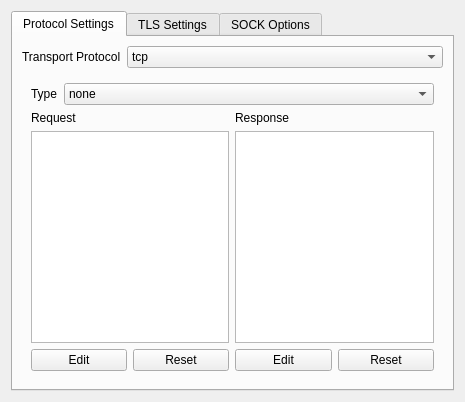
<?xml version="1.0" encoding="UTF-8"?>
<ui version="4.0">
 <class>StreamSettingsWidget</class>
 <widget class="QWidget" name="StreamSettingsWidget">
  <property name="geometry">
   <rect>
    <x>0</x>
    <y>0</y>
    <width>465</width>
    <height>402</height>
   </rect>
  </property>
  <property name="windowTitle">
   <string>Stream Settings Widget</string>
  </property>
  <layout class="QGridLayout" name="gridLayout">
   <item row="0" column="0">
    <widget class="QTabWidget" name="tabWidget">
     <property name="currentIndex">
      <number>0</number>
     </property>
     <widget class="QWidget" name="tab_3">
      <attribute name="title">
       <string>Protocol Settings</string>
      </attribute>
      <layout class="QGridLayout" name="gridLayout_3">
       <item row="1" column="0">
        <widget class="QStackedWidget" name="v2rayStackView">
         <property name="sizePolicy">
          <sizepolicy hsizetype="Minimum" vsizetype="Preferred">
           <horstretch>0</horstretch>
           <verstretch>0</verstretch>
          </sizepolicy>
         </property>
         <property name="minimumSize">
          <size>
           <width>1</width>
           <height>0</height>
          </size>
         </property>
         <property name="currentIndex">
          <number>0</number>
         </property>
         <widget class="QWidget" name="tcpStackPage">
          <layout class="QGridLayout" name="gridLayout_2" rowstretch="0,0,1,0">
           <item row="0" column="0" colspan="4">
            <layout class="QHBoxLayout" name="horizontalLayout" stretch="0,1">
             <item>
              <widget class="QLabel" name="label">
               <property name="text">
                <string>Type</string>
               </property>
              </widget>
             </item>
             <item>
              <widget class="QComboBox" name="tcpHeaderTypeCB">
               <item>
                <property name="text">
                 <string notr="true">none</string>
                </property>
               </item>
               <item>
                <property name="text">
                 <string notr="true">http</string>
                </property>
               </item>
              </widget>
             </item>
            </layout>
           </item>
           <item row="2" column="0" colspan="2">
            <widget class="QPlainTextEdit" name="tcpRequestTxt">
             <property name="sizePolicy">
              <sizepolicy hsizetype="Preferred" vsizetype="Preferred">
               <horstretch>0</horstretch>
               <verstretch>0</verstretch>
              </sizepolicy>
             </property>
             <property name="lineWrapMode">
              <enum>QPlainTextEdit::NoWrap</enum>
             </property>
             <property name="readOnly">
              <bool>true</bool>
             </property>
             <property name="plainText">
              <string/>
             </property>
             <property name="backgroundVisible">
              <bool>false</bool>
             </property>
             <property name="placeholderText">
              <string notr="true"/>
             </property>
            </widget>
           </item>
           <item row="2" column="2" colspan="2">
            <widget class="QPlainTextEdit" name="tcpRespTxt">
             <property name="sizePolicy">
              <sizepolicy hsizetype="Preferred" vsizetype="Preferred">
               <horstretch>0</horstretch>
               <verstretch>0</verstretch>
              </sizepolicy>
             </property>
             <property name="lineWrapMode">
              <enum>QPlainTextEdit::NoWrap</enum>
             </property>
             <property name="readOnly">
              <bool>true</bool>
             </property>
             <property name="plainText">
              <string/>
             </property>
             <property name="placeholderText">
              <string notr="true"/>
             </property>
            </widget>
           </item>
           <item row="3" column="0">
            <widget class="QPushButton" name="tcpRequestEditBtn">
             <property name="text">
              <string>Edit</string>
             </property>
            </widget>
           </item>
           <item row="3" column="1">
            <widget class="QPushButton" name="tcpRequestDefBtn">
             <property name="text">
              <string>Reset</string>
             </property>
            </widget>
           </item>
           <item row="3" column="2">
            <widget class="QPushButton" name="tcpResponseEditBtn">
             <property name="text">
              <string>Edit</string>
             </property>
            </widget>
           </item>
           <item row="3" column="3">
            <widget class="QPushButton" name="tcpRespDefBtn">
             <property name="text">
              <string>Reset</string>
             </property>
            </widget>
           </item>
           <item row="1" column="2" colspan="2">
            <widget class="QLabel" name="label_3">
             <property name="text">
              <string>Response</string>
             </property>
            </widget>
           </item>
           <item row="1" column="0" colspan="2">
            <widget class="QLabel" name="label_2">
             <property name="text">
              <string>Request</string>
             </property>
            </widget>
           </item>
          </layout>
         </widget>
         <widget class="QWidget" name="httpStackPage">
          <layout class="QGridLayout" name="gridLayout_8">
           <item row="0" column="0">
            <layout class="QGridLayout" name="gridLayout_10">
             <item row="0" column="0">
              <widget class="QLabel" name="label_5">
               <property name="text">
                <string>Path</string>
               </property>
              </widget>
             </item>
             <item row="0" column="1" colspan="2">
              <widget class="QLineEdit" name="httpPathTxt">
               <property name="placeholderText">
                <string notr="true">/</string>
               </property>
              </widget>
             </item>
             <item row="1" column="0">
              <widget class="QLabel" name="label_31">
               <property name="text">
                <string>Method</string>
               </property>
              </widget>
             </item>
             <item row="1" column="1" colspan="2">
              <widget class="QComboBox" name="httpMethodCB">
               <property name="editable">
                <bool>true</bool>
               </property>
               <item>
                <property name="text">
                 <string notr="true">PUT</string>
                </property>
               </item>
               <item>
                <property name="text">
                 <string notr="true">GET</string>
                </property>
               </item>
               <item>
                <property name="text">
                 <string notr="true">POST</string>
                </property>
               </item>
               <item>
                <property name="text">
                 <string notr="true">DELETE</string>
                </property>
               </item>
               <item>
                <property name="text">
                 <string notr="true">CONNECT</string>
                </property>
               </item>
               <item>
                <property name="text">
                 <string notr="true">HEAD</string>
                </property>
               </item>
               <item>
                <property name="text">
                 <string notr="true">OPTIONS</string>
                </property>
               </item>
               <item>
                <property name="text">
                 <string notr="true">PATCH</string>
                </property>
               </item>
               <item>
                <property name="text">
                 <string notr="true">TRACE</string>
                </property>
               </item>
              </widget>
             </item>
            </layout>
           </item>
           <item row="1" column="0">
            <layout class="QGridLayout" name="gridLayout_11">
             <item row="0" column="0">
              <widget class="QLabel" name="label_4">
               <property name="text">
                <string>Host</string>
               </property>
              </widget>
             </item>
             <item row="0" column="1" colspan="2">
              <widget class="QLabel" name="label_33">
               <property name="text">
                <string>Headers</string>
               </property>
              </widget>
             </item>
             <item row="1" column="0">
              <widget class="QPlainTextEdit" name="httpHostTxt">
               <property name="placeholderText">
                <string notr="true">myhost.mydomain.com</string>
               </property>
              </widget>
             </item>
             <item row="1" column="1" colspan="2">
              <widget class="QPlainTextEdit" name="httpHeadersTxt">
               <property name="sizePolicy">
                <sizepolicy hsizetype="Preferred" vsizetype="Preferred">
                 <horstretch>0</horstretch>
                 <verstretch>0</verstretch>
                </sizepolicy>
               </property>
               <property name="lineWrapMode">
                <enum>QPlainTextEdit::NoWrap</enum>
               </property>
               <property name="readOnly">
                <bool>true</bool>
               </property>
               <property name="plainText">
                <string/>
               </property>
               <property name="placeholderText">
                <string notr="true"/>
               </property>
              </widget>
             </item>
             <item row="2" column="1">
              <widget class="QPushButton" name="httpHeadersEditBtn">
               <property name="text">
                <string>Edit</string>
               </property>
              </widget>
             </item>
             <item row="2" column="2">
              <widget class="QPushButton" name="httpHeadersDefBtn">
               <property name="text">
                <string>Reset</string>
               </property>
              </widget>
             </item>
            </layout>
           </item>
          </layout>
         </widget>
         <widget class="QWidget" name="wsStackPage">
          <layout class="QGridLayout" name="gridLayout_9" rowstretch="0,0,1">
           <item row="0" column="0">
            <layout class="QFormLayout" name="formLayout_7">
             <item row="0" column="0">
              <widget class="QLabel" name="label_7">
               <property name="text">
                <string>Path</string>
               </property>
              </widget>
             </item>
             <item row="1" column="0">
              <widget class="QLabel" name="label_12">
               <property name="text">
                <string>Max Early Data</string>
               </property>
              </widget>
             </item>
             <item row="0" column="1">
              <widget class="QLineEdit" name="wsPathTxt">
               <property name="text">
                <string/>
               </property>
               <property name="placeholderText">
                <string notr="true">/wsPath</string>
               </property>
              </widget>
             </item>
             <item row="1" column="1">
              <widget class="QSpinBox" name="wsEarlyDataSB">
               <property name="minimum">
                <number>0</number>
               </property>
               <property name="maximum">
                <number>99999</number>
               </property>
               <property name="value">
                <number>1024</number>
               </property>
              </widget>
             </item>
             <item row="2" column="0">
              <widget class="QLabel" name="label_25">
               <property name="text">
                <string>Browser Forwarding</string>
               </property>
              </widget>
             </item>
             <item row="2" column="1">
              <widget class="QCheckBox" name="wsBrowserForwardCB">
               <property name="text">
                <string>Enabled</string>
               </property>
              </widget>
             </item>
             <item row="3" column="0">
              <widget class="QLabel" name="label_30">
               <property name="text">
                <string>Early Data Header Name</string>
               </property>
              </widget>
             </item>
             <item row="3" column="1">
              <widget class="QComboBox" name="wsEarlyDataHeaderNameCB">
               <item>
                <property name="text">
                 <string notr="true"/>
                </property>
               </item>
               <item>
                <property name="text">
                 <string notr="true">Sec-WebSocket-Protocol</string>
                </property>
               </item>
              </widget>
             </item>
            </layout>
           </item>
           <item row="2" column="0">
            <widget class="QPlainTextEdit" name="wsHeadersTxt">
             <property name="placeholderText">
              <string notr="true">Key|Value</string>
             </property>
            </widget>
           </item>
           <item row="1" column="0">
            <widget class="QLabel" name="label_26">
             <property name="text">
              <string>Headers</string>
             </property>
            </widget>
           </item>
          </layout>
         </widget>
         <widget class="QWidget" name="mKCPStackPage">
          <layout class="QFormLayout" name="formLayout_5">
           <item row="0" column="0">
            <widget class="QLabel" name="label_16">
             <property name="text">
              <string>Header</string>
             </property>
            </widget>
           </item>
           <item row="0" column="1">
            <widget class="QComboBox" name="kcpHeaderType">
             <property name="sizePolicy">
              <sizepolicy hsizetype="MinimumExpanding" vsizetype="Fixed">
               <horstretch>0</horstretch>
               <verstretch>0</verstretch>
              </sizepolicy>
             </property>
             <item>
              <property name="text">
               <string notr="true">none</string>
              </property>
             </item>
             <item>
              <property name="text">
               <string notr="true">srtp</string>
              </property>
             </item>
             <item>
              <property name="text">
               <string notr="true">utp</string>
              </property>
             </item>
             <item>
              <property name="text">
               <string notr="true">wechat-video</string>
              </property>
             </item>
             <item>
              <property name="text">
               <string notr="true">dtls</string>
              </property>
             </item>
             <item>
              <property name="text">
               <string notr="true">wireguard</string>
              </property>
             </item>
            </widget>
           </item>
           <item row="1" column="0">
            <widget class="QLabel" name="label_13">
             <property name="text">
              <string>Seed</string>
             </property>
            </widget>
           </item>
           <item row="1" column="1">
            <widget class="QLineEdit" name="kcpSeedTxt"/>
           </item>
           <item row="2" column="0">
            <widget class="QLabel" name="label_23">
             <property name="text">
              <string>Capacity</string>
             </property>
             <property name="alignment">
              <set>Qt::AlignRight|Qt::AlignTrailing|Qt::AlignVCenter</set>
             </property>
            </widget>
           </item>
           <item row="2" column="1">
            <layout class="QHBoxLayout" name="horizontalLayout_5" stretch="1,1">
             <item>
              <widget class="QSpinBox" name="kcpUploadCapacSB">
               <property name="suffix">
                <string notr="true"> MB/s</string>
               </property>
               <property name="prefix">
                <string>Up: </string>
               </property>
               <property name="maximum">
                <number>4096</number>
               </property>
               <property name="value">
                <number>5</number>
               </property>
              </widget>
             </item>
             <item>
              <widget class="QSpinBox" name="kcpDownCapacitySB">
               <property name="minimumSize">
                <size>
                 <width>80</width>
                 <height>0</height>
                </size>
               </property>
               <property name="suffix">
                <string notr="true"> MB/s</string>
               </property>
               <property name="prefix">
                <string>Down: </string>
               </property>
               <property name="maximum">
                <number>4096</number>
               </property>
               <property name="value">
                <number>20</number>
               </property>
              </widget>
             </item>
            </layout>
           </item>
           <item row="3" column="0">
            <widget class="QLabel" name="label_22">
             <property name="text">
              <string>Buffer Size</string>
             </property>
             <property name="alignment">
              <set>Qt::AlignRight|Qt::AlignTrailing|Qt::AlignVCenter</set>
             </property>
            </widget>
           </item>
           <item row="3" column="1">
            <layout class="QHBoxLayout" name="horizontalLayout_6" stretch="1,1">
             <item>
              <widget class="QSpinBox" name="kcpWriteBufferSB">
               <property name="suffix">
                <string notr="true"> MB</string>
               </property>
               <property name="prefix">
                <string>Write Size: </string>
               </property>
               <property name="maximum">
                <number>1024</number>
               </property>
               <property name="value">
                <number>2</number>
               </property>
              </widget>
             </item>
             <item>
              <widget class="QSpinBox" name="kcpReadBufferSB">
               <property name="suffix">
                <string notr="true"> MB</string>
               </property>
               <property name="prefix">
                <string>Read Size: </string>
               </property>
               <property name="maximum">
                <number>1024</number>
               </property>
               <property name="value">
                <number>2</number>
               </property>
              </widget>
             </item>
            </layout>
           </item>
           <item row="4" column="0">
            <widget class="QLabel" name="label_24">
             <property name="text">
              <string>Congestion</string>
             </property>
            </widget>
           </item>
           <item row="4" column="1">
            <widget class="QCheckBox" name="kcpCongestionCB">
             <property name="text">
              <string>Congestion</string>
             </property>
            </widget>
           </item>
           <item row="5" column="0">
            <widget class="QLabel" name="label_15">
             <property name="text">
              <string>Options</string>
             </property>
            </widget>
           </item>
           <item row="5" column="1">
            <layout class="QHBoxLayout" name="horizontalLayout_3">
             <item>
              <widget class="QLabel" name="label_8">
               <property name="text">
                <string>MTU</string>
               </property>
              </widget>
             </item>
             <item>
              <widget class="QSpinBox" name="kcpMTU">
               <property name="sizePolicy">
                <sizepolicy hsizetype="MinimumExpanding" vsizetype="Fixed">
                 <horstretch>0</horstretch>
                 <verstretch>0</verstretch>
                </sizepolicy>
               </property>
               <property name="suffix">
                <string notr="true"> B</string>
               </property>
               <property name="minimum">
                <number>576</number>
               </property>
               <property name="maximum">
                <number>1460</number>
               </property>
               <property name="value">
                <number>1350</number>
               </property>
              </widget>
             </item>
             <item>
              <widget class="QLabel" name="label_10">
               <property name="text">
                <string>TTI</string>
               </property>
              </widget>
             </item>
             <item>
              <widget class="QSpinBox" name="kcpTTI">
               <property name="sizePolicy">
                <sizepolicy hsizetype="MinimumExpanding" vsizetype="Fixed">
                 <horstretch>0</horstretch>
                 <verstretch>0</verstretch>
                </sizepolicy>
               </property>
               <property name="suffix">
                <string notr="true"> ms</string>
               </property>
               <property name="minimum">
                <number>10</number>
               </property>
               <property name="maximum">
                <number>100</number>
               </property>
               <property name="value">
                <number>50</number>
               </property>
              </widget>
             </item>
            </layout>
           </item>
          </layout>
         </widget>
         <widget class="QWidget" name="dsStackPage">
          <layout class="QFormLayout" name="formLayout_2">
           <item row="0" column="0">
            <widget class="QLabel" name="label_17">
             <property name="text">
              <string>Path</string>
             </property>
            </widget>
           </item>
           <item row="0" column="1">
            <widget class="QLineEdit" name="dsPathTxt">
             <property name="text">
              <string/>
             </property>
             <property name="placeholderText">
              <string notr="true">/dsPath</string>
             </property>
            </widget>
           </item>
          </layout>
         </widget>
         <widget class="QWidget" name="quicStackPage">
          <layout class="QFormLayout" name="formLayout_3">
           <item row="0" column="0">
            <widget class="QLabel" name="label_18">
             <property name="text">
              <string>Security</string>
             </property>
            </widget>
           </item>
           <item row="0" column="1">
            <widget class="QComboBox" name="quicSecurityCB">
             <item>
              <property name="text">
               <string notr="true">none</string>
              </property>
             </item>
             <item>
              <property name="text">
               <string notr="true">aes-128-gcm</string>
              </property>
             </item>
             <item>
              <property name="text">
               <string notr="true">chacha20-poly1305</string>
              </property>
             </item>
            </widget>
           </item>
           <item row="1" column="0">
            <widget class="QLabel" name="label_19">
             <property name="text">
              <string>Key</string>
             </property>
            </widget>
           </item>
           <item row="1" column="1">
            <widget class="QLineEdit" name="quicKeyTxt">
             <property name="text">
              <string/>
             </property>
             <property name="placeholderText">
              <string>keys</string>
             </property>
            </widget>
           </item>
           <item row="2" column="0">
            <widget class="QLabel" name="label_20">
             <property name="text">
              <string>Headers</string>
             </property>
            </widget>
           </item>
           <item row="2" column="1">
            <widget class="QComboBox" name="quicHeaderTypeCB">
             <item>
              <property name="text">
               <string notr="true">none</string>
              </property>
             </item>
             <item>
              <property name="text">
               <string notr="true">srtp</string>
              </property>
             </item>
             <item>
              <property name="text">
               <string notr="true">utp</string>
              </property>
             </item>
             <item>
              <property name="text">
               <string notr="true">wechat-video</string>
              </property>
             </item>
             <item>
              <property name="text">
               <string notr="true">dtls</string>
              </property>
             </item>
             <item>
              <property name="text">
               <string notr="true">wireguard</string>
              </property>
             </item>
            </widget>
           </item>
           <item row="3" column="0">
            <spacer name="verticalSpacer_2">
             <property name="orientation">
              <enum>Qt::Vertical</enum>
             </property>
             <property name="sizeHint" stdset="0">
              <size>
               <width>20</width>
               <height>40</height>
              </size>
             </property>
            </spacer>
           </item>
          </layout>
         </widget>
         <widget class="QWidget" name="grpcStackPage">
          <layout class="QFormLayout" name="formLayout_6">
           <item row="0" column="0">
            <widget class="QLabel" name="label_11">
             <property name="text">
              <string>Service Name</string>
             </property>
            </widget>
           </item>
           <item row="0" column="1">
            <widget class="QLineEdit" name="grpcServiceNameTxt"/>
           </item>
           <item row="1" column="0">
            <widget class="QLabel" name="modeLabel">
             <property name="text">
              <string>Mode</string>
             </property>
            </widget>
           </item>
           <item row="1" column="1">
            <widget class="QComboBox" name="grpcModeCB">
             <item>
              <property name="text">
               <string notr="true">gun</string>
              </property>
             </item>
             <item>
              <property name="text">
               <string notr="true">multi</string>
              </property>
             </item>
            </widget>
           </item>
          </layout>
         </widget>
        </widget>
       </item>
       <item row="0" column="0">
        <layout class="QHBoxLayout" name="horizontalLayout_2" stretch="0,1">
         <item>
          <widget class="QLabel" name="transportLabel">
           <property name="text">
            <string>Transport Protocol</string>
           </property>
          </widget>
         </item>
         <item>
          <widget class="QComboBox" name="transportCombo">
           <item>
            <property name="text">
             <string notr="true">tcp</string>
            </property>
           </item>
           <item>
            <property name="text">
             <string notr="true">http</string>
            </property>
           </item>
           <item>
            <property name="text">
             <string notr="true">ws</string>
            </property>
           </item>
           <item>
            <property name="text">
             <string notr="true">kcp</string>
            </property>
           </item>
           <item>
            <property name="text">
             <string notr="true">domainsocket</string>
            </property>
           </item>
           <item>
            <property name="text">
             <string notr="true">quic</string>
            </property>
           </item>
           <item>
            <property name="text">
             <string notr="true">grpc</string>
            </property>
           </item>
          </widget>
         </item>
        </layout>
       </item>
      </layout>
     </widget>
     <widget class="QWidget" name="tab">
      <attribute name="title">
       <string>TLS Settings</string>
      </attribute>
      <layout class="QFormLayout" name="formLayout">
       <item row="0" column="0">
        <widget class="QLabel" name="label_21">
         <property name="text">
          <string>Security Type</string>
         </property>
        </widget>
       </item>
       <item row="0" column="1">
        <widget class="QComboBox" name="securityTypeCB">
         <item>
          <property name="text">
           <string notr="true">None</string>
          </property>
         </item>
         <item>
          <property name="text">
           <string notr="true">TLS</string>
          </property>
         </item>
         <item>
          <property name="text">
           <string notr="true">XTLS</string>
          </property>
         </item>
        </widget>
       </item>
       <item row="1" column="0" colspan="2">
        <widget class="QCheckBox" name="allowInsecureCB">
         <property name="toolTip">
          <string>AllowInsecure is insecure, do not allow insecure.</string>
         </property>
         <property name="text">
          <string>Allow Insecure Certificates</string>
         </property>
        </widget>
       </item>
       <item row="2" column="0" colspan="2">
        <widget class="QCheckBox" name="enableSessionResumptionCB">
         <property name="text">
          <string>Enable Session Resumption</string>
         </property>
         <property name="checked">
          <bool>false</bool>
         </property>
        </widget>
       </item>
       <item row="3" column="0" colspan="2">
        <widget class="QCheckBox" name="disableSystemRoot">
         <property name="text">
          <string>Disable System Root Certificates</string>
         </property>
        </widget>
       </item>
       <item row="4" column="0">
        <widget class="QLabel" name="label_6">
         <property name="text">
          <string>Server Address (SNI)</string>
         </property>
        </widget>
       </item>
       <item row="4" column="1">
        <widget class="QLineEdit" name="serverNameTxt"/>
       </item>
       <item row="5" column="0">
        <widget class="QLabel" name="label_14">
         <property name="text">
          <string>ALPN</string>
         </property>
        </widget>
       </item>
       <item row="5" column="1">
        <widget class="QLineEdit" name="alpnTxt"/>
       </item>
       <item row="6" column="0">
        <widget class="QLabel" name="label_9">
         <property name="text">
          <string>Certificates</string>
         </property>
        </widget>
       </item>
       <item row="6" column="1">
        <widget class="QPushButton" name="openCertEditorBtn">
         <property name="enabled">
          <bool>false</bool>
         </property>
         <property name="toolTip">
          <string notr="true">Not Implemented</string>
         </property>
         <property name="text">
          <string>Open Certificate Editor</string>
         </property>
        </widget>
       </item>
       <item row="7" column="0" colspan="2">
        <widget class="QPushButton" name="pinnedPeerCertificateChainSha256Btn">
         <property name="text">
          <string>Open pinnedPeerCertificateChainSha256 Editor</string>
         </property>
        </widget>
       </item>
      </layout>
     </widget>
     <widget class="QWidget" name="tab_2">
      <attribute name="title">
       <string>SOCK Options</string>
      </attribute>
      <layout class="QFormLayout" name="formLayout_4">
       <item row="0" column="0">
        <widget class="QLabel" name="label_28">
         <property name="text">
          <string>Mark</string>
         </property>
        </widget>
       </item>
       <item row="0" column="1">
        <widget class="QSpinBox" name="soMarkSpinBox">
         <property name="maximum">
          <number>255</number>
         </property>
        </widget>
       </item>
       <item row="1" column="0">
        <widget class="QLabel" name="label_29">
         <property name="text">
          <string>TCP Fast Open</string>
         </property>
        </widget>
       </item>
       <item row="1" column="1">
        <widget class="QCheckBox" name="tcpFastOpenCB">
         <property name="text">
          <string>Enabled</string>
         </property>
        </widget>
       </item>
       <item row="2" column="0">
        <widget class="QLabel" name="label_27">
         <property name="text">
          <string>tProxy Mode</string>
         </property>
        </widget>
       </item>
       <item row="2" column="1">
        <widget class="QComboBox" name="tProxyCB">
         <item>
          <property name="text">
           <string notr="true">off</string>
          </property>
         </item>
         <item>
          <property name="text">
           <string notr="true">redirect</string>
          </property>
         </item>
         <item>
          <property name="text">
           <string notr="true">tproxy</string>
          </property>
         </item>
        </widget>
       </item>
       <item row="3" column="0">
        <widget class="QLabel" name="label_32">
         <property name="text">
          <string>TCP Keepalive Interval</string>
         </property>
        </widget>
       </item>
       <item row="3" column="1">
        <widget class="QSpinBox" name="tcpKeepAliveIntervalSpinBox">
         <property name="maximum">
          <number>2147483647</number>
         </property>
        </widget>
       </item>
      </layout>
     </widget>
    </widget>
   </item>
  </layout>
 </widget>
 <tabstops>
  <tabstop>tabWidget</tabstop>
  <tabstop>transportCombo</tabstop>
  <tabstop>tcpHeaderTypeCB</tabstop>
  <tabstop>tcpRequestTxt</tabstop>
  <tabstop>tcpRespTxt</tabstop>
  <tabstop>tcpRequestEditBtn</tabstop>
  <tabstop>tcpRequestDefBtn</tabstop>
  <tabstop>tcpResponseEditBtn</tabstop>
  <tabstop>tcpRespDefBtn</tabstop>
  <tabstop>httpPathTxt</tabstop>
  <tabstop>httpHostTxt</tabstop>
  <tabstop>wsHeadersTxt</tabstop>
  <tabstop>kcpUploadCapacSB</tabstop>
  <tabstop>kcpDownCapacitySB</tabstop>
  <tabstop>dsPathTxt</tabstop>
  <tabstop>quicSecurityCB</tabstop>
  <tabstop>quicKeyTxt</tabstop>
  <tabstop>quicHeaderTypeCB</tabstop>
  <tabstop>allowInsecureCB</tabstop>
  <tabstop>serverNameTxt</tabstop>
  <tabstop>soMarkSpinBox</tabstop>
  <tabstop>tcpFastOpenCB</tabstop>
  <tabstop>tProxyCB</tabstop>
 </tabstops>
 <resources/>
 <connections/>
</ui>
